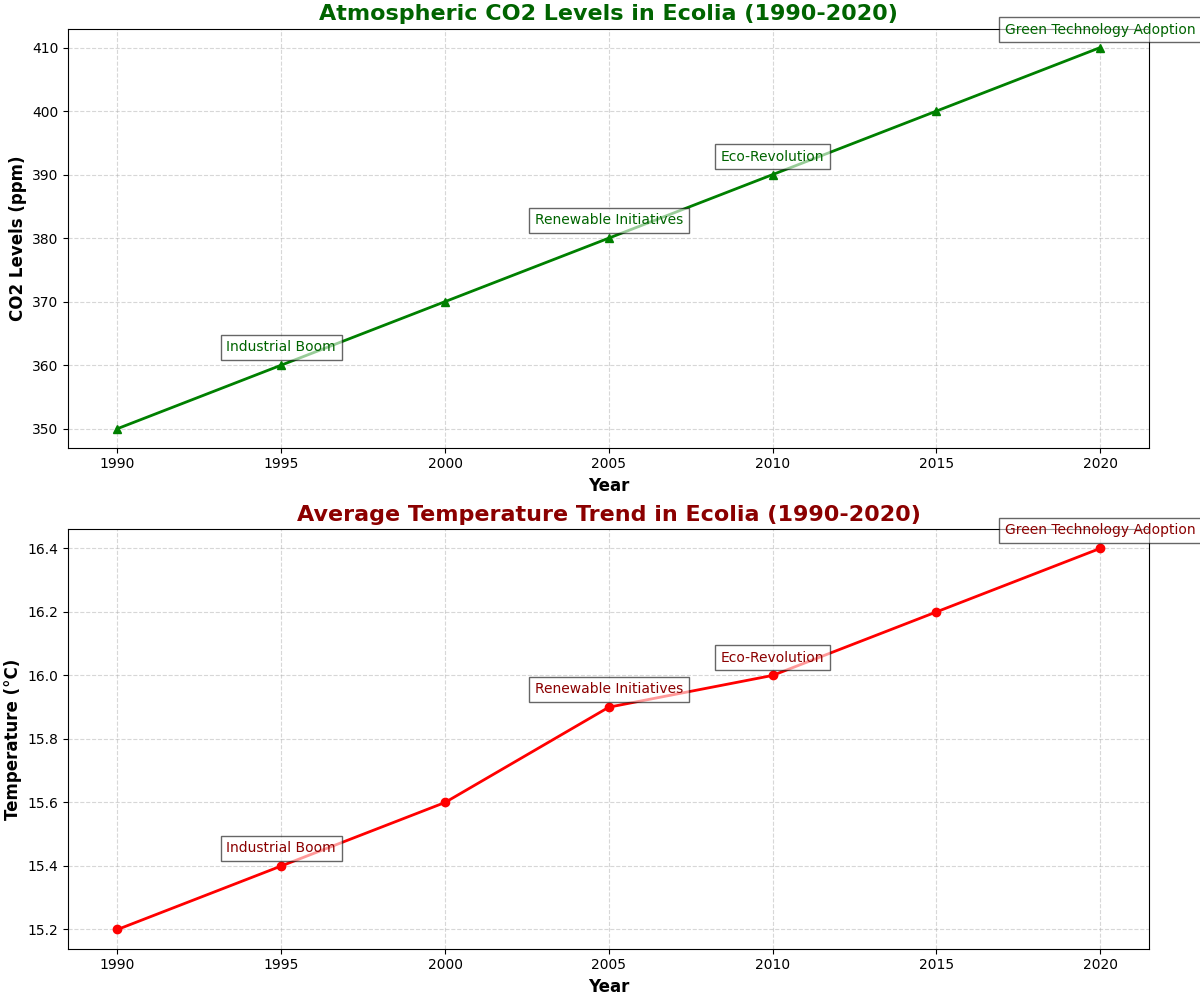

The Python source for this figure:
import matplotlib.pyplot as plt
import numpy as np

years = np.array([1990, 1995, 2000, 2005, 2010, 2015, 2020])
avg_temperature = np.array([15.2, 15.4, 15.6, 15.9, 16.0, 16.2, 16.4])
co2_levels = np.array([350, 360, 370, 380, 390, 400, 410])

fig, axs = plt.subplots(2, 1, figsize=(12, 10), constrained_layout=True)

# CO2 Levels Trend
axs[0].plot(years, co2_levels, color='green', marker='^', linestyle='-', linewidth=2)
axs[0].set_title('Atmospheric CO2 Levels in Ecolia (1990-2020)', fontsize=16, fontweight='bold', color='darkgreen')
axs[0].set_xlabel('Year', fontsize=12, fontweight='bold')
axs[0].set_ylabel('CO2 Levels (ppm)', fontsize=12, fontweight='bold')
axs[0].grid(True, linestyle='--', alpha=0.5)

# Temperature Trend
axs[1].plot(years, avg_temperature, color='red', marker='o', linestyle='-', linewidth=2)
axs[1].set_title('Average Temperature Trend in Ecolia (1990-2020)', fontsize=16, fontweight='bold', color='darkred')
axs[1].set_xlabel('Year', fontsize=12, fontweight='bold')
axs[1].set_ylabel('Temperature (°C)', fontsize=12, fontweight='bold')
axs[1].grid(True, linestyle='--', alpha=0.5)

annotations = ['Industrial Boom', 'Renewable Initiatives', 'Eco-Revolution', 'Green Technology Adoption']
annotation_years = [1995, 2005, 2010, 2020]
annotation_temps = avg_temperature[[1, 3, 4, 6]]
annotation_co2 = co2_levels[[1, 3, 4, 6]]

for i, text in enumerate(annotations):
    axs[0].annotate(text, (annotation_years[i], annotation_co2[i]), textcoords="offset points", xytext=(0,10), ha='center', color='darkgreen', fontsize=10, bbox=dict(facecolor='white', alpha=0.6))
    axs[1].annotate(text, (annotation_years[i], annotation_temps[i]), textcoords="offset points", xytext=(0,10), ha='center', color='darkred', fontsize=10, bbox=dict(facecolor='white', alpha=0.6))

plt.show()
